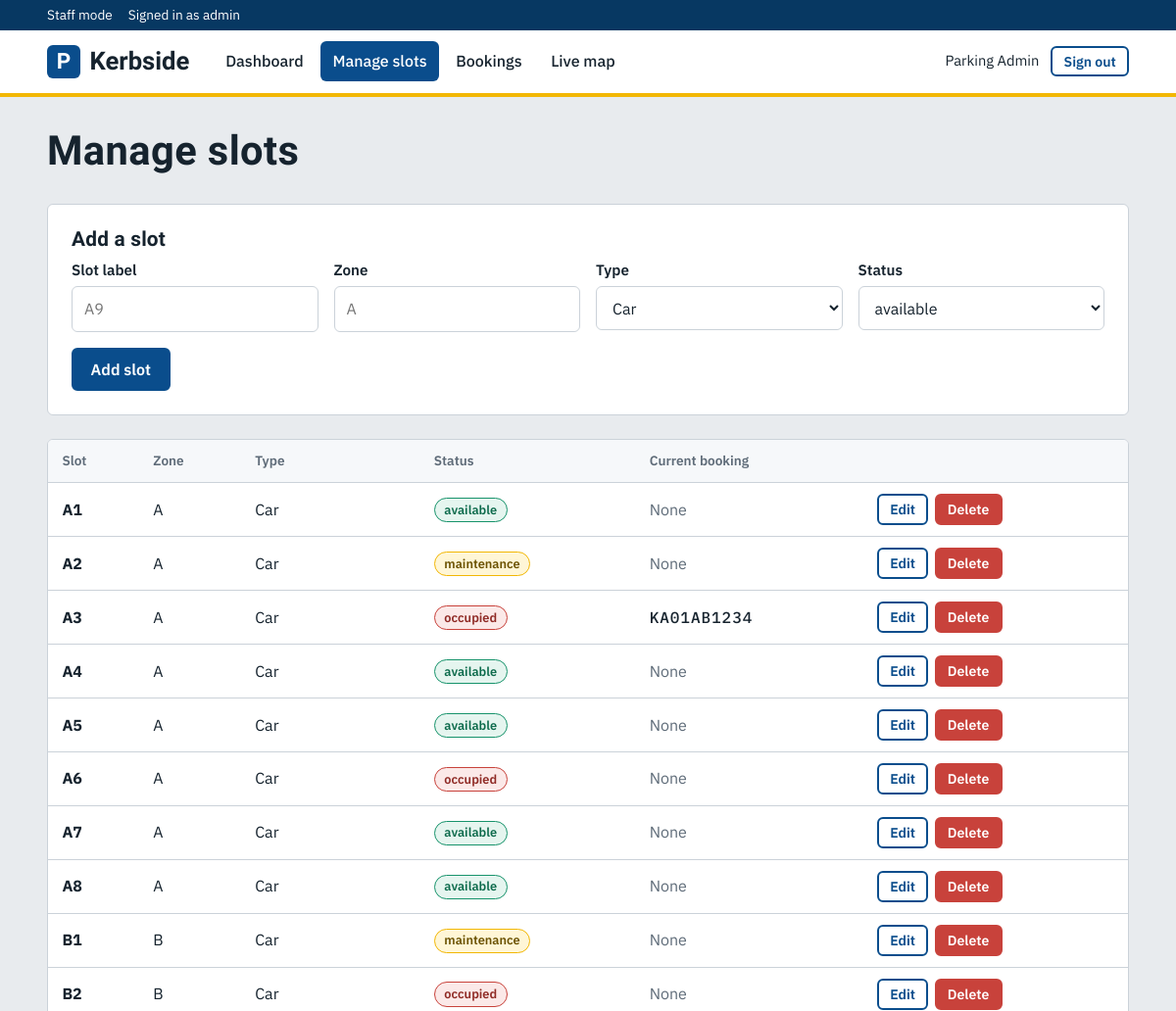
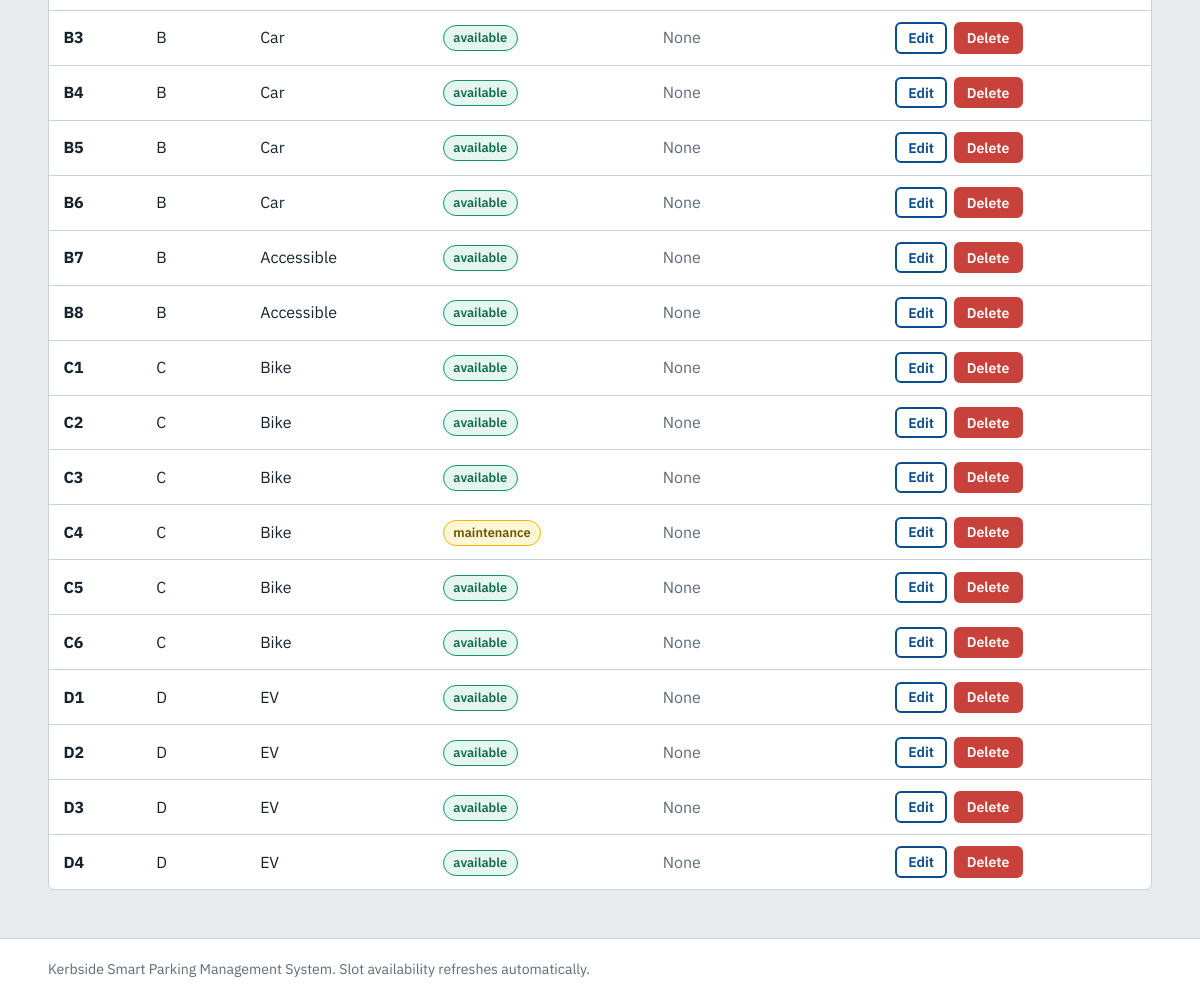
Screenshot of /staff/slots/ (signed in) with the database file from the repository (2 pictures, top to bottom).
### parking/models.py (models this page shows, shortened)
class Slot(models.Model):
    label = models.CharField(max_length=10, unique=True)
    zone = models.CharField(max_length=10)
    slot_type = models.CharField(max_length=12, default="Car")
    status = models.CharField(max_length=12, default="available")
    class Meta:
        ordering = ["zone", "label"]

class Booking(models.Model):
    user = models.ForeignKey(settings.AUTH_USER_MODEL, on_delete=models.CASCADE, related_name="bookings")
    slot = models.ForeignKey(Slot, on_delete=models.CASCADE, related_name="bookings")
    name = models.CharField(max_length=60)
    vehicle_number = models.CharField(max_length=15)
    status = models.CharField(max_length=12, default="active")
    created_at = models.DateTimeField(default=timezone.now)
    ended_at = models.DateTimeField(null=True, blank=True)
    class Meta:
        ordering = ["-id"]

### parking/views.py (the view)
# urls.py: path("staff/slots/", views.admin_slots, name="admin_slots"),
@admin_required
def admin_slots(request):
    return _render_admin_slots(request, {"label": "", "zone": "", "slot_type": "Car", "status": "available"}, [])

### parking/views.py (called while the page is built)
def admin_required(view):
    @wraps(view)
    def wrapper(request, *args, **kwargs):
        if not request.user.is_authenticated:
            return redirect("admin_login")
        if not request.user.is_staff:
            messages.error(request, "You do not have access to that page.")
            return redirect("home")
        return view(request, *args, **kwargs)
    return wrapper

def sort_slots(slots):
    return sorted(slots, key=lambda s: (s.zone, len(s.label), s.label))

def _render_admin_slots(request, form, errors):
    active = {b.slot_id: b.vehicle_number for b in Booking.objects.filter(status="active")}
    rows = sort_slots(Slot.objects.all())
    for s in rows:
        s.vehicle_number = active.get(s.id)
    return render(request, "admin_slots.html", {"slots": rows, "form": form, "errors": errors, "types": SLOT_TYPES,
                                               "statuses": SLOT_STATUSES, "page": "admin_slots"})

### parking/templates/admin_slots.html (shortened to what this page needs)
{% extends "base.html" %}
{% block content %}
<div class="page-head"><h1 style="font-size:2.6rem">Manage slots</h1></div>
<div class="card" style="margin-bottom:1.5rem">
  <h3>Add a slot</h3>
  <form method="post" action="{% url 'admin_slot_add' %}">
    <div class="form-row">
      <div class="field"><label for="label">Slot label</label><input type="text" id="label" name="label" value="{{ form.label }}" placeholder="A9" required></div>
      <div class="field"><label for="zone">Zone</label><input type="text" id="zone" name="zone" value="{{ form.zone }}" placeholder="A" required></div>
      <div class="field"><label for="slot_type">Type</label>
        <select id="slot_type" name="slot_type">{% for t in types %}<option value="{{ t }}" {% if form.slot_type == t %}selected{% endif %}>{{ t }}</option>{% endfor %}</select></div>
      <div class="field"><label for="status">Status</label>
        <select id="status" name="status">{% for s in statuses %}<option value="{{ s }}" {% if form.status == s %}selected{% endif %}>{{ s }}</option>{% endfor %}</select></div>
    </div>
    <button class="btn" type="submit">Add slot</button>
  </form>
</div>
<div class="table-wrap">
{% if slots %}
<table>
  <thead><tr><th>Slot</th><th>Zone</th><th>Type</th><th>Status</th><th>Current booking</th><th></th></tr></thead>
  <tbody>
  {% for s in slots %}
  <tr>
    <td><strong>{{ s.label }}</strong></td><td>{{ s.zone }}</td><td>{{ s.slot_type }}</td>
    <td><span class="badge badge-{{ s.status }}">{{ s.status }}</span></td>
    <td>{% if s.vehicle_number %}<span class="plate">{{ s.vehicle_number }}</span>{% else %}<span class="muted">None</span>{% endif %}</td>
    <td><div class="actions">
      <a class="btn btn-ghost btn-sm" href="{% url 'admin_slot_edit' s.id %}">Edit</a>
      <form class="inline-form" method="post" action="{% url 'admin_slot_delete' s.id %}" onsubmit="return confirm('Delete slot {{ s.label }}?')">{% csrf_token %}<button class="btn btn-danger btn-sm" type="submit">Delete</button></form>
    </div></td>
  </tr>
  {% endfor %}
  </tbody>
</table>
{% else %}<div class="empty">No slots yet. Add your first slot above.</div>{% endif %}
</div>
{% endblock %}

### parking/templates/base.html (shortened to what this page needs)
{% load static %}<!doctype html>
<html lang="en">
<head>
  <link rel="stylesheet" href="{% static 'css/style.css' %}">
</head>
<body>
{% if user.is_staff %}
<div class="staff-bar"><div class="container"><span>Staff mode</span><span>Signed in as {{ user.username }}</span></div></div>
{% endif %}
<header class="site-header">
  <div class="container">
    <a class="brand" href="{% url 'home' %}"><span class="brand-mark">P</span>Kerbside</a>
    <nav class="nav" aria-label="Main">
      {% if user.is_staff %}
        <a href="{% url 'admin_dashboard' %}" class="{% if page == 'dashboard' %}on{% endif %}">Dashboard</a>
        <a href="{% url 'admin_slots' %}" class="{% if page == 'admin_slots' %}on{% endif %}">Manage slots</a>
        <a href="{% url 'admin_bookings' %}" class="{% if page == 'admin_bookings' %}on{% endif %}">Bookings</a>
        <a href="{% url 'slots' %}" class="{% if page == 'slots' %}on{% endif %}">Live map</a>
      {% elif user.is_authenticated %}
        <a href="{% url 'slots' %}" class="{% if page == 'slots' %}on{% endif %}">Book a slot</a>
        <a href="{% url 'my_bookings' %}" class="{% if page == 'my_bookings' %}on{% endif %}">My bookings</a>
      {% else %}
        <a href="{% url 'home' %}" class="{% if page == 'home' %}on{% endif %}">Home</a>
        <a href="{% url 'slots' %}" class="{% if page == 'slots' %}on{% endif %}">Live slots</a>
      {% endif %}
    </nav>
    <div class="nav-user">
      {% if user.is_authenticated %}
        <span>{{ user.first_name }}</span>
        <form class="inline-form" method="post" action="{% url 'logout' %}">{% csrf_token %}<button class="btn btn-ghost btn-sm" type="submit">Sign out</button></form>
      {% else %}
        <a class="btn btn-ghost btn-sm" href="{% url 'login' %}">Sign in</a>
        <a class="btn btn-sm" href="{% url 'register' %}">Create account</a>
        <a class="small" href="{% url 'admin_login' %}">Staff portal</a>
      {% endif %}
    </div>
  </div>
</header>
<main>
  <div class="container">
    {% block content %}{% endblock %}
  </div>
</main>
<footer class="site-footer"><div class="container">Kerbside Smart Parking Management System. Slot availability refreshes automatically.</div></footer>
</body>
</html>

### parking/static/css/style.css (style rules this page uses)
:root { --concrete:#E8EBEE; --paper:#FFFFFF; --ink:#16232E; --muted:#5E6B78; --line:#CBD2D9; --sign:#0A4D8C; --sign-dark:#073862; --bay:#17936B; --brake:#C8423B; --paint:#F2B705; --asphalt:#2B343C; --asphalt-2:#36414A; --radius:6px; --font-head:"Barlow Condensed","Arial Narrow",Arial,sans-serif; --font-body:"IBM Plex Sans","Segoe UI",system-ui,sans-serif; --font-mono:"IBM Plex Mono",ui-monospace,Menlo,Consolas,monospace; }
* { box-sizing:border-box }
html { -webkit-text-size-adjust:100% }
body { margin:0;background:var(--concrete);color:var(--ink);font-family:var(--font-body);font-size:16px;line-height:1.55 }
h1,h2,h3 { font-family:var(--font-head);font-weight:700;line-height:1.1;margin:0 0 .5rem;letter-spacing:.01em }
h1 { font-size:clamp(2.4rem,5vw,3.8rem) }
h3 { font-size:1.3rem }
a { color:var(--sign) }
.container { width:min(1120px,92%);margin:0 auto }
.muted { color:var(--muted) }
.plate { font-family:var(--font-mono);letter-spacing:.06em;font-weight:500 }
.site-header { background:var(--paper);border-bottom:4px solid var(--paint) }
.site-header .container { display:flex;align-items:center;gap:1.5rem;min-height:64px;flex-wrap:wrap }
.brand { display:flex;align-items:center;gap:.6rem;text-decoration:none;color:var(--ink);font-family:var(--font-head);font-weight:700;font-size:1.6rem }
.brand-mark { display:grid;place-items:center;width:34px;height:34px;background:var(--sign);color:#fff;border-radius:6px;font-size:1.4rem;line-height:1 }
.nav { display:flex;gap:.25rem;flex:1;flex-wrap:wrap }
.nav a { color:var(--ink);text-decoration:none;padding:.5rem .8rem;border-radius:var(--radius);font-weight:500 }
.nav a.on { background:var(--sign);color:#fff }
.nav-user { display:flex;align-items:center;gap:.75rem;font-size:.92rem }
.staff-bar { background:var(--sign-dark);color:#fff;font-size:.85rem;padding:.3rem 0 }
.staff-bar .container { display:flex;gap:1rem }
.btn { display:inline-block;border:2px solid var(--sign);background:var(--sign);color:#fff;padding:.6rem 1.1rem;border-radius:var(--radius);font:600 1rem var(--font-body);text-decoration:none;cursor:pointer }
.btn-ghost { background:transparent;color:var(--sign) }
.btn-danger { background:var(--brake);border-color:var(--brake) }
.btn-sm { padding:.3rem .7rem;font-size:.88rem }
label { display:block;font-weight:600;margin-bottom:.25rem;font-size:.95rem }
input[type=text],input[type=password],input[type=email],select { width:100%;padding:.65rem .75rem;border:1.5px solid var(--line);border-radius:var(--radius);font:inherit;background:#fff;color:var(--ink) }
.field { margin-bottom:1rem }
.form-row { display:grid;grid-template-columns:repeat(auto-fit,minmax(170px,1fr));gap:1rem }
.inline-form { display:inline }
main { padding:2rem 0 3rem;min-height:60vh }
.card { background:var(--paper);border:1px solid var(--line);border-radius:var(--radius);padding:1.5rem }
.page-head { display:flex;justify-content:space-between;align-items:flex-end;gap:1rem;flex-wrap:wrap;margin-bottom:1.5rem }
.table-wrap { overflow-x:auto;background:var(--paper);border:1px solid var(--line);border-radius:var(--radius) }
table { width:100%;border-collapse:collapse;min-width:640px }
th,td { text-align:left;padding:.7rem .9rem;border-bottom:1px solid var(--line);vertical-align:middle }
th { font-size:.85rem;color:var(--muted);font-weight:600;background:#F6F8FA }
tr:last-child td { border-bottom:none }
.actions { display:flex;gap:.4rem;flex-wrap:wrap }
.badge { display:inline-block;padding:.12rem .6rem;border-radius:99px;font-size:.8rem;font-weight:600;border:1.5px solid }
.badge-available,.badge-active { color:#0d6b4c;border-color:var(--bay);background:#e5f5ef }
.badge-occupied,.badge-cancelled { color:#8f2a25;border-color:var(--brake);background:#fbe9e8 }
.badge-maintenance,.badge-completed { color:#6b5200;border-color:var(--paint);background:#fff6d6 }
.site-footer { border-top:1px solid var(--line);padding:1.25rem 0;color:var(--muted);font-size:.88rem;background:var(--paper) }

### rows the page displays
Slot: label "A1", zone "A", slot_type "Car", status "available", shows "None"
Slot: label "A2", zone "A", slot_type "Car", status "maintenance", shows "None"
Slot: label "A3", zone "A", slot_type "Car", status "occupied", vehicle_number "KA01AB1234"
Slot: label "A4", zone "A", slot_type "Car", status "available", shows "None"
Slot: label "A5", zone "A", slot_type "Car", status "available", shows "None"
Slot: label "A6", zone "A", slot_type "Car", status "occupied", shows "None"
Slot: label "A7", zone "A", slot_type "Car", status "available", shows "None"
Slot: label "A8", zone "A", slot_type "Car", status "available", shows "None"
Slot: label "B1", zone "B", slot_type "Car", status "maintenance", shows "None"
Slot: label "B2", zone "B", slot_type "Car", status "occupied", shows "None"
Slot: label "B3", zone "B", slot_type "Car", status "available", shows "None"
Slot: label "B4", zone "B", slot_type "Car", status "available", shows "None"
Slot: label "B5", zone "B", slot_type "Car", status "available", shows "None"
Slot: label "B6", zone "B", slot_type "Car", status "available", shows "None"
Slot: label "B7", zone "B", slot_type "Accessible", status "available", shows "None"
Slot: label "B8", zone "B", slot_type "Accessible", status "available", shows "None"
Slot: label "C1", zone "C", slot_type "Bike", status "available", shows "None"
Slot: label "C2", zone "C", slot_type "Bike", status "available", shows "None"
Slot: label "C3", zone "C", slot_type "Bike", status "available", shows "None"
Slot: label "C4", zone "C", slot_type "Bike", status "maintenance", shows "None"
Slot: label "C5", zone "C", slot_type "Bike", status "available", shows "None"
Slot: label "C6", zone "C", slot_type "Bike", status "available", shows "None"
Slot: label "D1", zone "D", slot_type "EV", status "available", shows "None"
Slot: label "D2", zone "D", slot_type "EV", status "available", shows "None"
Slot: label "D3", zone "D", slot_type "EV", status "available", shows "None"
Slot: label "D4", zone "D", slot_type "EV", status "available", shows "None"

### other values shown
{{ user.username }} "admin"
{{ user.first_name }} "Parking Admin"
form field slot_type "Car"
form field status "available"
